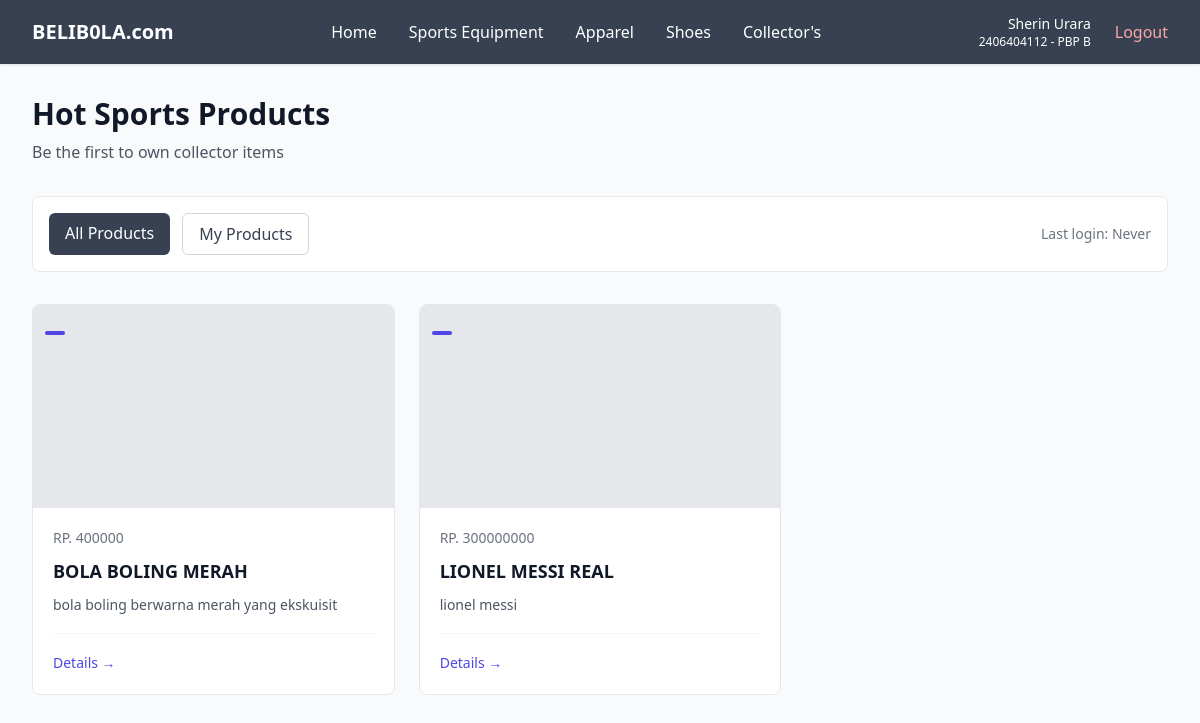
Page / (signed in) on the earlier database version.
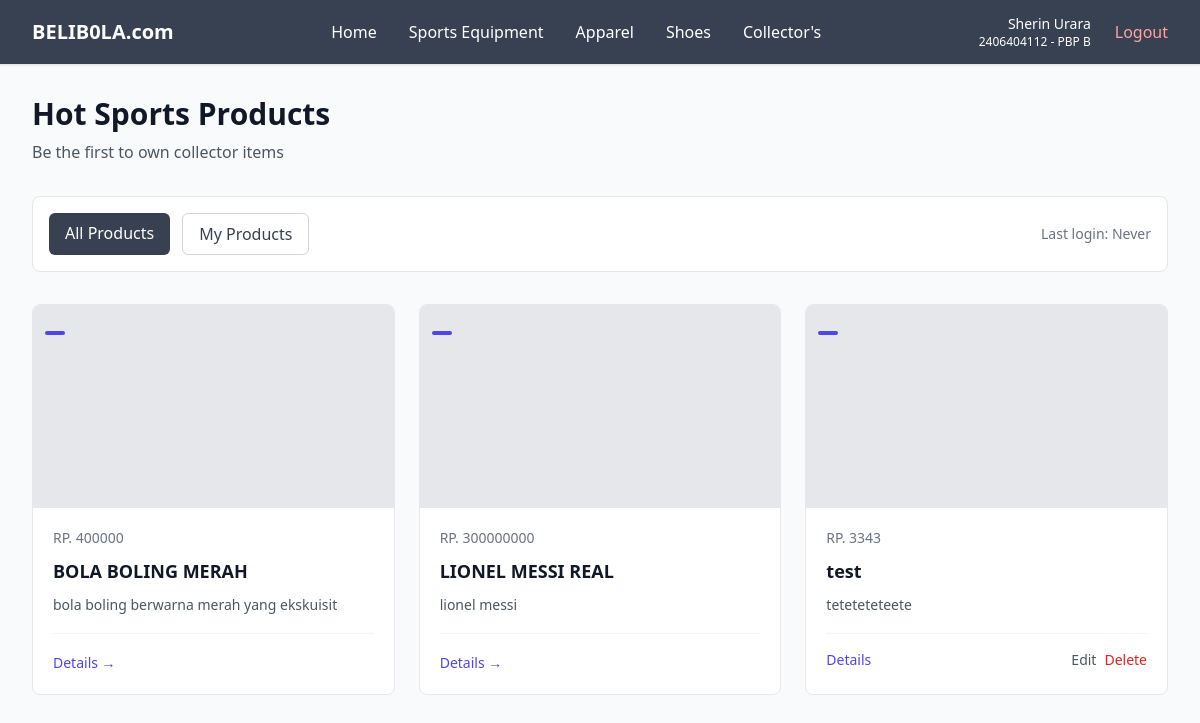
Same page on the later database version.
### main/models.py (models this page shows, shortened)
class Products(models.Model):
    CATEGORY_CHOICES = [
        ('bola biasa', 'Bola Biasa'),
        ('update', 'Update'),
        ('exclusive', 'Exclusive'),
        ('bola luar biasa', 'Bola Luar Biasa'),
        ('kolektor', 'Kolektor'),
        ('signed', 'Signed'),
    ]
    seller = models.ForeignKey(User, on_delete=models.CASCADE, null=True)
    id = models.UUIDField(primary_key=True, default=uuid.uuid4, editable=False)
    name = models.CharField()
    price = models.IntegerField()
    description = models.TextField()
    thumbnail = models.URLField()
    category = models.CharField(max_length=20, choices=CATEGORY_CHOICES, default='update')
    is_featured = models.BooleanField(default=False)

### main/views.py (the view)
# urls.py: path('', show_main, name='show_main'),
@login_required(login_url='/login')
def show_main(request):
    filter_type = request.GET.get('filter', 'all')  # default to 'all'
    if filter_type == "my":
        products_list = Products.objects.filter(seller=request.user)
    else:
        products_list = Products.objects.all()
    context = {
        'app' : 'BeliBola',
        'npm' : '2406404112',
        'name': 'Sherin Urara',
        'class': 'PBP B',
        'products_list': products_list,
        'last_login': request.COOKIES.get('last_login',"Never"),
        'username': request.COOKIES.get('username', "Never")
    }
    return render(request, "main.html", context)

### main/templates/main.html (shortened to what this page needs)
{% extends 'base.html' %}
{% load static %}
{% block content %}
{% include 'navbar.html' %}
 <div class="bg-gray-50 w-full pt-16 min-h-screen">
  <div class="max-w-7xl mx-auto px-4 sm:px-6 lg:px-8 py-8">
    <div class="mb-8">
      <h1 class="text-3xl font-bold text-gray-900 mb-2">Hot Sports Products</h1>
      <p class="text-gray-600">Be the first to own collector items</p>
    </div>
    <div class="flex flex-col sm:flex-row sm:items-center sm:justify-between mb-8 bg-white rounded-lg border border-gray-200 p-4">
      <div class="flex space-x-3 mb-4 sm:mb-0">
        <a href="?" class="{% if request.GET.filter == 'all' or not request.GET.filter  %} bg-gray-700 text-white{% else %}bg-white text-gray-700 border border-gray-300{% endif %} px-4 py-2 rounded-md font-medium transition-colors hover:bg-gray-500 hover:text-white">
          All Products
        </a>
        <a href="?filter=my" class="{% if request.GET.filter == 'my' %} bg-gray-700 text-white{% else %}bg-white text-gray-700 border border-gray-300{% endif %} px-4 py-2 rounded-md font-medium transition-colors hover:bg-gray-500 hover:text-white">
          My Products
        </a>
      </div>
      {% if user.is_authenticated %}
        <div class="text-sm text-gray-500">
          Last login: {{ last_login }}
        </div>
      {% endif %}
    </div>
 {% if not products_list %}
      <div class="bg-white rounded-lg border border-gray-200 p-12 text-center">
        <div class="w-32 h-32 mx-auto mb-4">
          <img src="{% static 'image/no-products.png' %}" alt="No products available" class="w-full h-full object-contain">
        </div>
        <h3 class="text-lg font-medium text-gray-900 mb-2">No Products on BeliB0la</h3>
        <p class="text-gray-500 mb-6">Be the first to add a product to belibola!</p>
        <a href="{% url 'main:create_products' %}" class="inline-flex items-center px-4 py-2 bg-grey-600 text-white rounded-md hover:bg-green-700 transition-colors">
          Sell Product
        </a>
      </div>
    {% else %}
      <div class="grid grid-cols-1 md:grid-cols-2 lg:grid-cols-3 gap-6">
        {% for products in products_list %}
          {% include 'card_product.html' with product=product %}
        {% endfor %}
      </div>
    {% endif %}
 {% endblock content %}

### main/templates/card_product.html (shortened to what this page needs)
{% load static %}
<article class="bg-white rounded-lg border border-gray-200 hover:shadow-lg transition-shadow duration-300 overflow-hidden">
  <div class="aspect-[16/9] relative overflow-hidden">
    {% if news.thumbnail %}
      <img src="{{ products.thumbnail }}" alt="{{ products.name }}" class="w-full h-full object-cover">
    {% else %}
      <div class="w-full h-full bg-gray-200"></div>
    {% endif %}
    <div class="absolute top-3 left-3">
      <span class="inline-flex items-center px-2.5 py-0.5 rounded-md text-xs font-medium bg-indigo-600 text-white">
      </span>
    </div>
  </div>
  <div class="p-5">
    <div class="flex items-center text-sm text-gray-500 mb-3">
      <h1>RP. {{ products.price }}</h1>
    </div>
    <h3 class="text-lg font-semibold text-gray-900 mb-3 line-clamp-2 leading-tight">
      <a href="{% url 'main:show_products' products.id %}" class="hover:text-indigo-600 transition-colors">
        {{ products.name }}
      </a>
    </h3>
    <p class="text-gray-600 text-sm leading-relaxed line-clamp-3 mb-4">
      {{ products.description|truncatewords:20 }}
    </p>
    {% if user.is_authenticated and products.seller == user %}
      <div class="flex items-center justify-between pt-4 border-t border-gray-100">
        <a href="{% url 'main:show_products' products.id %}" class="text-indigo-600 hover:text-indigo-700 font-medium text-sm transition-colors">
          Details
        </a>
        <div class="flex space-x-2">
          <a href="{% url 'main:edit_product' products.id %}" class="text-gray-600 hover:text-gray-700 text-sm transition-colors">
            Edit
          </a>
          <a href="{% url 'main:delete_product' products.id %}" class="text-red-600 hover:text-red-700 text-sm transition-colors">
            Delete
          </a>
        </div>
      </div>
    {% else %}
      <div class="pt-4 border-t border-gray-100">
        <a href="{% url 'main:show_products' products.id %}" class="text-indigo-600 hover:text-indigo-700 font-medium text-sm transition-colors">
          Details →
        </a>
      </div>
    {% endif %}
  </div>
</article>

Differences in the rows shown:
added Products: price "3343", name "test", description "teteteteteete", shows "Details"
